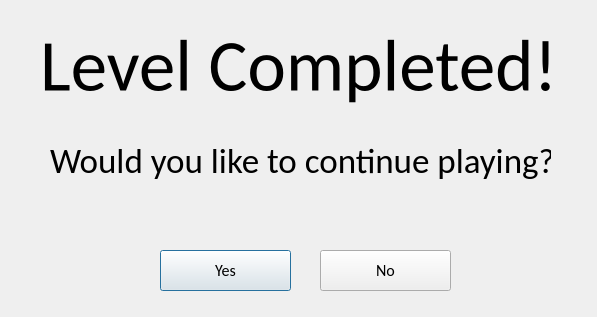
<?xml version="1.0" encoding="UTF-8"?>
<ui version="4.0">
 <class>LevelCompletedWindow</class>
 <widget class="QDialog" name="Dialog">
  <property name="geometry">
   <rect>
    <x>0</x>
    <y>0</y>
    <width>597</width>
    <height>317</height>
   </rect>
  </property>
  <property name="windowTitle">
   <string>Dialog</string>
  </property>
  <widget class="QLabel" name="label">
   <property name="geometry">
    <rect>
     <x>40</x>
     <y>10</y>
     <width>531</width>
     <height>111</height>
    </rect>
   </property>
   <property name="palette">
    <palette>
     <active>
      <colorrole role="Text">
       <brush brushstyle="SolidPattern">
        <color alpha="255">
         <red>0</red>
         <green>0</green>
         <blue>0</blue>
        </color>
       </brush>
      </colorrole>
     </active>
     <inactive>
      <colorrole role="Text">
       <brush brushstyle="SolidPattern">
        <color alpha="255">
         <red>0</red>
         <green>0</green>
         <blue>0</blue>
        </color>
       </brush>
      </colorrole>
     </inactive>
     <disabled/>
    </palette>
   </property>
   <property name="font">
    <font>
     <family>Calibri</family>
     <pointsize>55</pointsize>
    </font>
   </property>
   <property name="text">
    <string>Level Completed!</string>
   </property>
  </widget>
  <widget class="QPushButton" name="yes_butt">
   <property name="geometry">
    <rect>
     <x>160</x>
     <y>250</y>
     <width>131</width>
     <height>41</height>
    </rect>
   </property>
   <property name="font">
    <font>
     <family>Calibri</family>
     <pointsize>12</pointsize>
    </font>
   </property>
   <property name="toolTip">
    <string>Continue</string>
   </property>
   <property name="text">
    <string>Yes</string>
   </property>
  </widget>
  <widget class="QPushButton" name="no_butt">
   <property name="geometry">
    <rect>
     <x>320</x>
     <y>250</y>
     <width>131</width>
     <height>41</height>
    </rect>
   </property>
   <property name="font">
    <font>
     <family>Calibri</family>
     <pointsize>12</pointsize>
    </font>
   </property>
   <property name="toolTip">
    <string>Quit</string>
   </property>
   <property name="text">
    <string>No</string>
   </property>
  </widget>
  <widget class="QLabel" name="label_2">
   <property name="geometry">
    <rect>
     <x>50</x>
     <y>110</y>
     <width>501</width>
     <height>101</height>
    </rect>
   </property>
   <property name="font">
    <font>
     <family>Calibri</family>
     <pointsize>26</pointsize>
    </font>
   </property>
   <property name="text">
    <string>Would you like to continue playing?</string>
   </property>
  </widget>
 </widget>
 <resources/>
 <connections/>
</ui>
